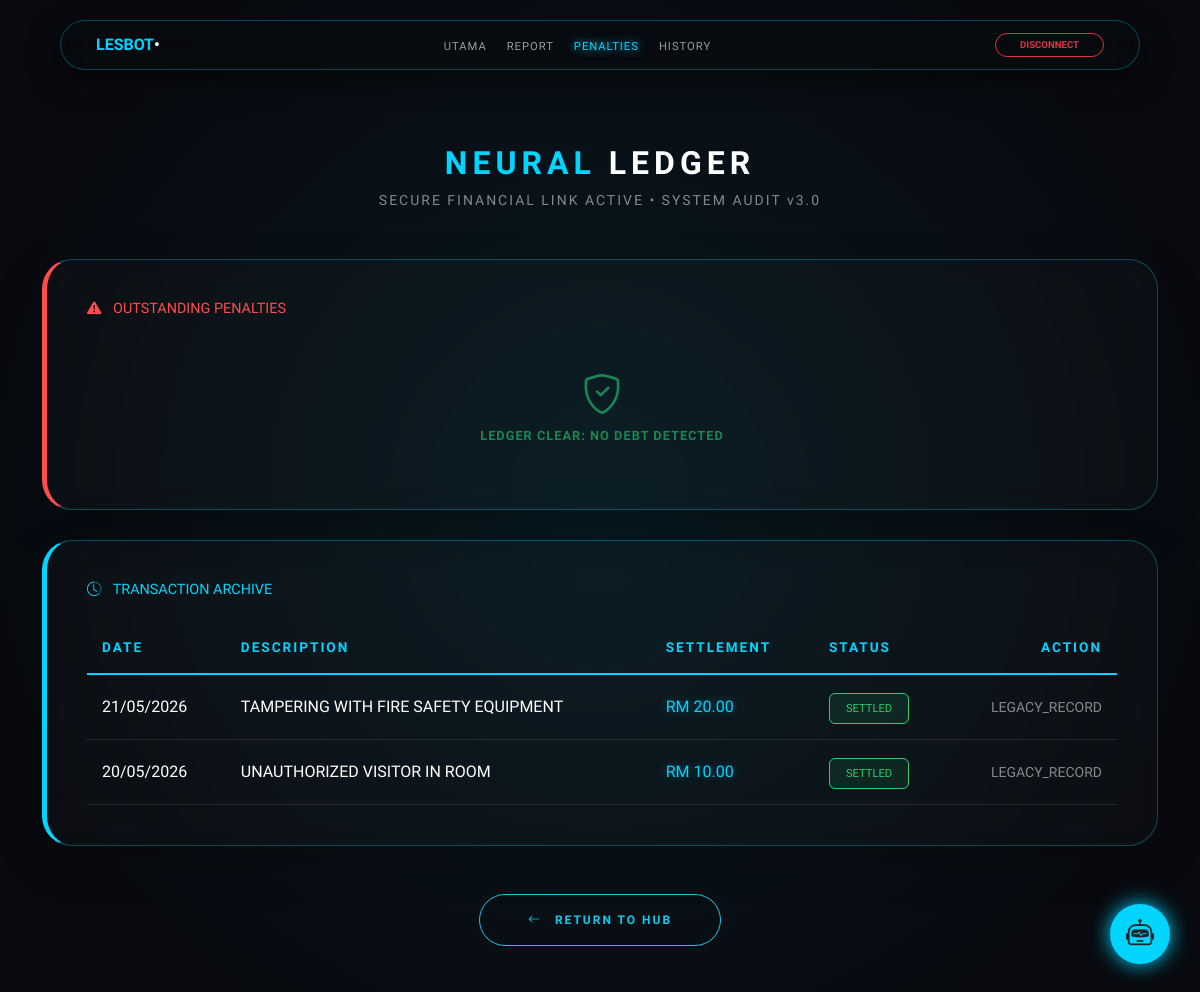
The app's page /student_penalties.php (signed in) with its own data.
### tables this page shows
CREATE TABLE `student_penalties` (
  `penalty_id` int NOT NULL,
  `matric_number` varchar(20) NOT NULL,
  `penalty_type_id` int NOT NULL,
  `amount` decimal(10,2) NOT NULL,
  `date_issued` datetime DEFAULT CURRENT_TIMESTAMP,
  `is_paid` tinyint(1) DEFAULT '0',
  `remarks` text,
  `issued_by` varchar(30) DEFAULT NULL
);

CREATE TABLE `penalty_types` (
  `my_row_id` bigint UNSIGNED NOT NULL ,
  `penalty_type_id` int NOT NULL,
  `description` varchar(100) NOT NULL,
  `default_amount` decimal(10,2) NOT NULL
);

### student_penalties.php (the view, shortened to what this page needs)
<?php
require_once 'db_config.php';
$id = $_SESSION['std_id'];
try {
    $unpaid_stmt = $pdo->prepare("SELECT sp.*, pt.description as reason
                                  FROM student_penalties sp
                                  JOIN penalty_types pt ON sp.penalty_type_id = pt.penalty_type_id
                                  WHERE sp.matric_number = ? AND sp.is_paid = 0");
    $unpaid_stmt->execute([$id]);
    $outstanding = $unpaid_stmt->fetchAll();
    $paid_stmt = $pdo->prepare("SELECT sp.*, pt.description as reason, py.payment_id
                                FROM student_penalties sp
                                JOIN penalty_types pt ON sp.penalty_type_id = pt.penalty_type_id
                                LEFT JOIN student_payments py ON sp.penalty_id = py.penalty_id
                                WHERE sp.matric_number = ? AND sp.is_paid = 1
                                ORDER BY sp.date_issued DESC");
    $paid_stmt->execute([$id]);
    $history = $paid_stmt->fetchAll();
} catch (PDOException $e) {
    die("Neural Link Error: " . $e->getMessage());
}
?>
<!DOCTYPE html>
<html lang="en">
<head>
    <link href="assets/vendor/bootstrap/css/bootstrap.min.css" rel="stylesheet">
    <link href="assets/vendor/bootstrap-icons/bootstrap-icons.css" rel="stylesheet">
</head>
<body>
<nav class="neural-nav">
    <a href="index.php" class="nav-brand">LESBOT<span style="color:#fff">•</span></a>
    <ul class="nav-links-container">
        <li><a href="student_dashboard.php">UTAMA</a></li>
        <li><a href="maintenance_report.php">REPORT</a></li>
        <li><a href="student_penalties.php" class="active">PENALTIES</a></li>
        <li><a href="student_history.php">HISTORY</a></li>
    </ul>
    <a href="logout.php" class="btn btn-sm btn-outline-danger rounded-pill px-4 fw-bold font-orbitron" style="font-size: 0.6rem;">DISCONNECT</a>
</nav>
<div class="container mt-4 mb-5">
    <div class="text-center mb-5">
        <h2 class="header-title">NEURAL <span class="text-white">LEDGER</span></h2>
        <p class="text-white-50 small" style="letter-spacing: 2px;">SECURE FINANCIAL LINK ACTIVE • SYSTEM AUDIT v3.0</p>
    </div>
    <div class="system-container shadow-lg" style="border-left: 5px solid var(--lesbot-red);">
        <h5 class="mb-4 font-orbitron" style="color: var(--lesbot-red); font-size: 0.9rem;">
            <i class="bi bi-exclamation-triangle-fill me-2"></i> OUTSTANDING PENALTIES
        </h5>
        <?php if (empty($outstanding)): ?>
            <div class="text-center py-4">
                <i class="bi bi-shield-check text-success fs-1 mb-2"></i>
                <p class="text-success fw-bold m-0" style="font-family: 'Orbitron'; font-size: 0.8rem; letter-spacing: 1px;">LEDGER CLEAR: NO DEBT DETECTED</p>
            </div>
        <?php endif; ?>
    </div>
    <div class="system-container shadow-lg" style="border-left: 5px solid var(--lesbot-cyan);">
        <h5 class="mb-4 font-orbitron" style="color: var(--lesbot-cyan); font-size: 0.9rem;">
            <i class="bi bi-clock-history me-2"></i> TRANSACTION ARCHIVE
        </h5>
        <?php if (empty($history)): ?>
            <p class="text-white-50 small text-center py-3">No payment history found in the neural database.</p>
        <?php else: ?>
            <div class="table-responsive">
                <table class="custom-table">
                    <thead>
                        <tr>
                            <th>DATE</th>
                            <th>DESCRIPTION</th>
                            <th>SETTLEMENT</th>
                            <th>STATUS</th>
                            <th class="text-end">ACTION</th>
                        </tr>
                    </thead>
                    <tbody>
                        <?php foreach($history as $h): ?>
                        <tr>
                            <td class="data-text-primary"><?= date('d/m/Y', strtotime($h['date_issued'])) ?></td>
                            <td class="data-text-primary"><?= strtoupper(htmlspecialchars($h['reason'])) ?></td>
                            <td class="data-text-glow">RM <?= number_format($h['amount'], 2) ?></td>
                            <td><span class="badge-status">SETTLED</span></td>
                            <td class="text-end">
                                <?php if($h['payment_id']): ?>
                                    <a href="view_receipt.php?id=<?= $h['payment_id'] ?>" class="btn-receipt">
                                        <i class="bi bi-file-earmark-arrow-down me-2"></i> RECEIPT
                                    </a>
                                <?php else: ?>
                                    <span class="small text-white-50 italic">LEGACY_RECORD</span>
                                <?php endif; ?>
                            </td>
                        </tr>
                        <?php endforeach; ?>
                    </tbody>
                </table>
            </div>
        <?php endif; ?>
    </div>
    <div class="text-center mt-5">
        <a href="student_dashboard.php" class="btn btn-outline-info px-5 py-3 rounded-pill fw-bold font-orbitron" style="font-size: 0.75rem; letter-spacing: 2px;">
            <i class="bi bi-arrow-left me-2"></i> RETURN TO HUB
        </a>
    </div>
</div>
<?php include 'chatbot_component.php'; ?>
</body>
</html>

### student_penalties.php (style rules this page uses)
:root { --lesbot-cyan: #00d4ff; --lesbot-red: #ff4d4d; --obsidian: #080a0f; --neon-border: rgba(0, 212, 255, 0.3); }
body { background-color: var(--obsidian); background-image: radial-gradient(circle at 50% 50%, rgba(0, 212, 255, 0.08) 0%, transparent 80%); color: #ffffff; font-family: 'Rajdhani', sans-serif; margin: 0; padding-top: 120px; min-height: 100vh; }
.neural-nav { position: fixed; top: 20px; left: 50%; transform: translateX(-50%); width: 90%; max-width: 1200px; background: rgba(8, 10, 15, 0.9); backdrop-filter: blur(15px); border: 1px solid var(--neon-border); border-radius: 50px; padding: 12px 35px; display: flex; justify-content: space-between; align-items: center; z-index: 1000; box-shadow: 0 10px 30px rgba(0,0,0,0.5); }
.nav-brand { font-family: 'Orbitron'; font-weight: 900; color: var(--lesbot-cyan); text-decoration: none; }
.nav-links-container { display: flex; gap: 20px; list-style: none; margin: 0; padding: 0; }
.nav-links-container a { color: rgba(255, 255, 255, 0.6); text-decoration: none; font-family: 'Orbitron'; font-size: 0.7rem; letter-spacing: 1px; transition: 0.3s; }
.nav-links-container a:hover, .nav-links-container a.active { color: var(--lesbot-cyan); text-shadow: 0 0 10px var(--lesbot-cyan); }
.system-container { background: rgba(255, 255, 255, 0.02); border: 1px solid var(--neon-border); border-radius: 30px; padding: 40px; backdrop-filter: blur(10px); margin-bottom: 30px; box-shadow: 0 20px 50px rgba(0,0,0,0.5); }
.header-title { font-family: 'Orbitron'; font-weight: 900; letter-spacing: 5px; color: var(--lesbot-cyan); }
.custom-table { width: 100%; color: #ffffff; border-collapse: collapse; }
.custom-table thead th { font-family: 'Orbitron'; font-size: 0.85rem; color: var(--lesbot-cyan); text-transform: uppercase; letter-spacing: 2px; padding: 15px; border-bottom: 2px solid var(--lesbot-cyan); }
.custom-table tbody td { padding: 20px 15px; font-size: 1rem; font-weight: 500; border-bottom: 1px solid rgba(255,255,255,0.1); }
.data-text-primary { color: #ffffff; font-weight: 600; }
.data-text-glow { color: var(--lesbot-cyan); font-family: 'Orbitron'; font-weight: 900; text-shadow: 0 0 8px rgba(0, 212, 255, 0.4); }
.badge-status { font-family: 'Orbitron'; font-size: 0.7rem; padding: 8px 16px; border-radius: 6px; border: 1px solid #2ecc71; color: #2ecc71; background: rgba(46, 204, 113, 0.1); }

### records on screen
student_penalties: date_issued "21/05/2026", penalty_type.description "TAMPERING WITH FIRE SAFETY EQUIPMENT", amount "20.00"
student_penalties: date_issued "20/05/2026", penalty_type.description "UNAUTHORIZED VISITOR IN ROOM", amount "10.00"
